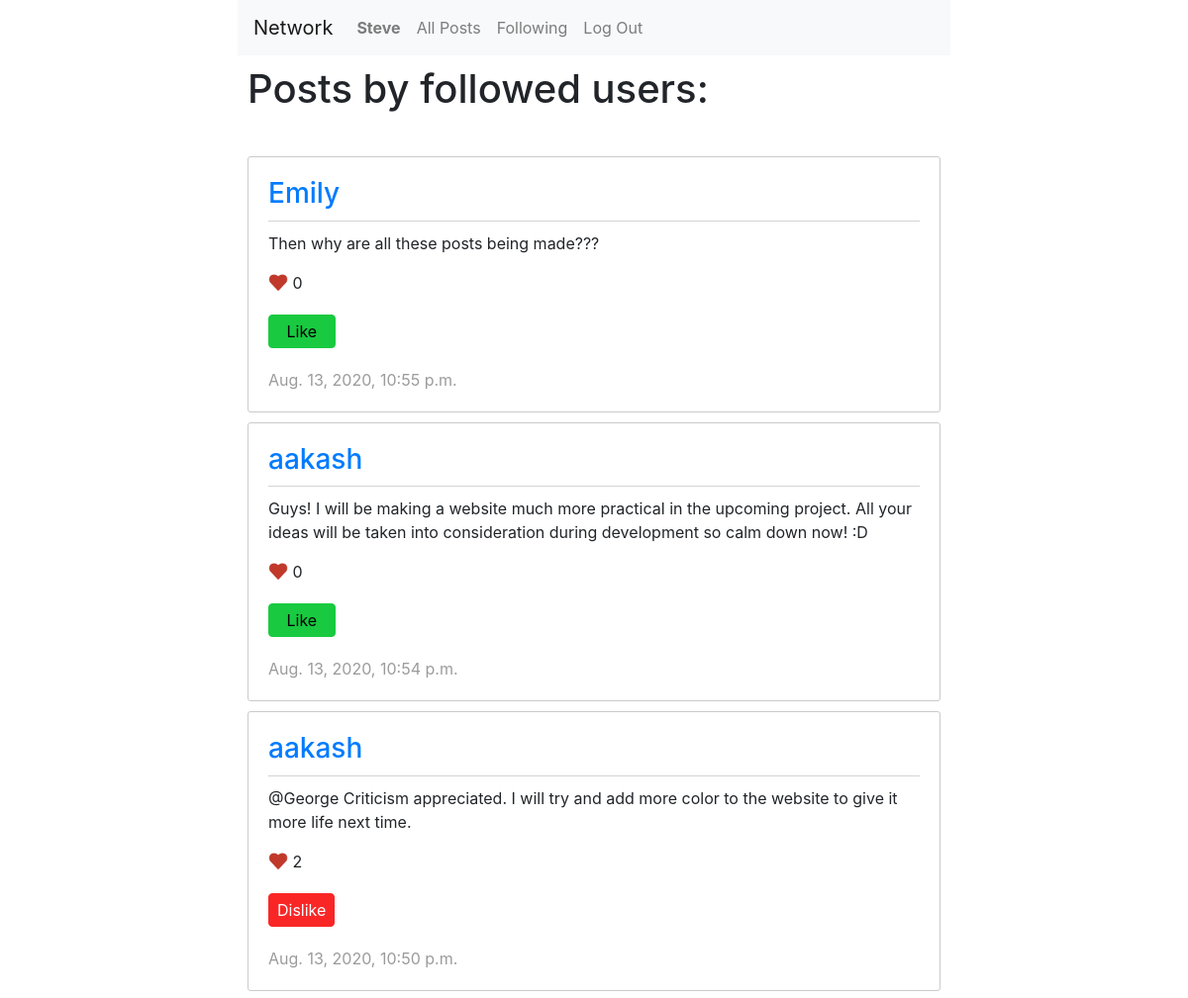
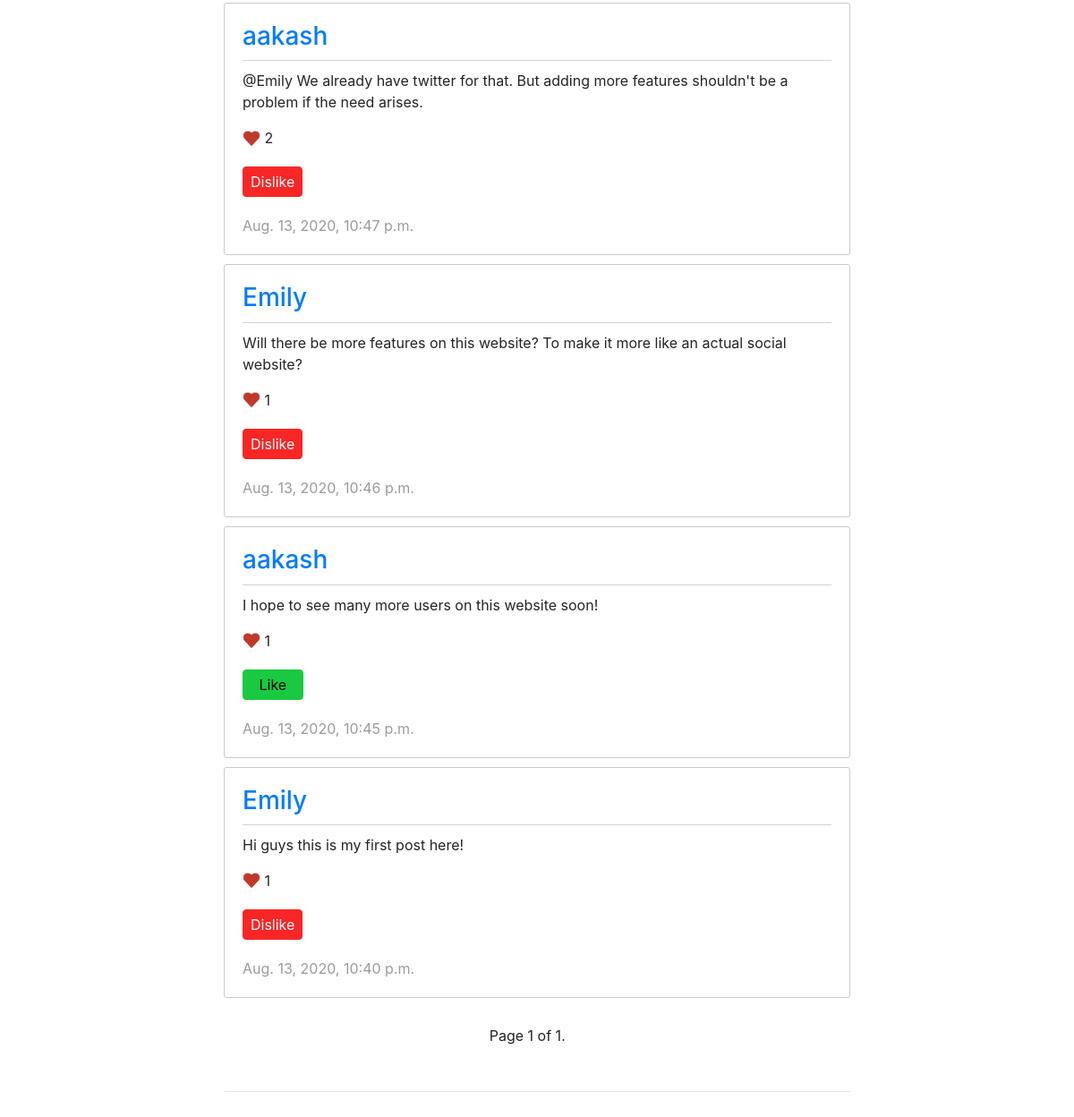
Screenshot of /followPage (signed in) with the database file from the repository (2 pictures, top to bottom).
### network/models.py (models this page shows, shortened)
class User(AbstractUser):
    pass

class Post(models.Model):
    user = models.ForeignKey(User, on_delete=models.CASCADE)
    content = models.CharField(max_length=300)
    liked_by = models.ManyToManyField(User, related_name="likes")
    total_likes = models.IntegerField(default=0)
    timestamp = models.DateTimeField(auto_now_add=True)

### network/views.py (the view)
# urls.py: path("followPage", views.followPage, name="followPage"),
def followPage(request):
    current_user = request.user
    followerObjects = Follow.objects.filter(follower=current_user)
    listOfUsers = []
    for item in followerObjects:
        listOfUsers.append(item.following)
    posts = Post.objects.filter(user__in=listOfUsers).order_by('-timestamp')
    paginator = Paginator(posts, 10)
    page_number = request.GET.get('page')
    page_obj = paginator.get_page(page_number)
    return render(request, "network/followPage.html", {'current_user': current_user, 'page_obj': page_obj})

### network/templates/network/followPage.html (shortened to what this page needs)
{% extends "network/layout.html" %}
{% load static %}
{% load tz %}
{% block body %}
    <h1 class="pageHeading">Posts by followed users:</h1>
    <br>
    {% for post in page_obj %}
        <div id="post_{{ post.id }}" class='post_container'>
            <a href="{% url 'userProfile' username=post.user.username %}"><h3>{{ post.user.username }}</h3></a>
            <p class="content">{{ post.content }}</p>
            <img src="{% static 'network/heart.png' %}" style="height: 20px; width: 20px; margin-top: -5px">
            <text class="total_likes">{{ post.total_likes }}</text>
            {% if current_user in post.liked_by.all %}
                <button class="dislikePost" style="display: block;">Dislike</button>
            {% else %}
                <button class="likePost" style="display: block;">Like</button>
            {% endif %}
            <time class="time">{{ post.timestamp|localtime }}</time>
        </div>
    {% endfor %}
    <div class="pagination">
        <span class="step-links">
            <span class="prev">
            </span>
            <span class="current">
                Page {{ page_obj.number }} of {{ page_obj.paginator.num_pages }}.
            </span>
            <span class="next">
            </span>
        </span>
    </div>
    <hr>
{% endblock %}

### network/templates/network/layout.html (shortened to what this page needs)
{% load static %}
<!DOCTYPE html>
<html lang="en">
    <head>
        <link rel="stylesheet" href="https://stackpath.bootstrapcdn.com/bootstrap/4.4.1/css/bootstrap.min.css">
        <link href="{% static 'network/styles.css' %}" rel="stylesheet">
    </head>
    <body>
        <nav class="navbar navbar-expand-lg navbar-light bg-light">
            <a class="navbar-brand" href="{% url 'index' %}">Network</a>
            <div>
              <ul class="navbar-nav mr-auto">
                {% if user.is_authenticated %}
                    <li class="nav-item">
                        <a class="nav-link" href="{% url 'userProfile' username=user.username %}"><strong>{{ user.username }}</strong></a>
                    </li>
                {% endif %}
                <li class="nav-item">
                  <a class="nav-link" href="{% url 'index' %}">All Posts</a>
                </li>
                {% if user.is_authenticated %}
                    <li class="nav-item">
                        <a class="nav-link" href="{% url 'followPage' %}">Following</a>
                    </li>
                    <li class="nav-item">
                        <a class="nav-link" href="{% url 'logout' %}">Log Out</a>
                    </li>
                {% endif %}
              </ul>
            </div>
          </nav>
        <div class="body">
            {% block body %}
            {% endblock %}
        </div>
    </body>
</html>

### network/static/network/styles.css (style rules this page uses)
body { margin-left: 20%; margin-right: 20%; }
.pageHeading { margin: 10px; }
hr { margin: 30px 10px 30px 10px; }
.post_container { padding: 20px; border: 1px solid rgb(202, 202, 202); border-radius: 3px; margin: 10px; }
.time { color: rgb(155, 155, 155); }
.content { margin-top: 10px; border-top: 1px solid rgb(211, 211, 211); padding-top: 10px; }
.pagination { width: fit-content; margin-left: auto; margin-right: auto; padding: 20px; }
.step-links { width: 340px; display: flex; flex-direction: row; }
.prev { flex: 34%; }
.current { flex: 28%; }
.next { flex: 37%; }
.likePost { border: 1px solid #19ca40; color: rgb(0, 0, 0); padding: 4px; padding-left: 17.5px; padding-right: 17.5px; background-color: #19ca40; border-radius: 4px; margin-top: 20px; margin-bottom: 20px; }
.dislikePost { border: 1px solid #fa2626; color: rgb(255, 255, 255); padding: 4px; padding-left: 8px; padding-right: 8px; background-color: #fa2626; border-radius: 4px; margin-top: 20px; margin-bottom: 20px; }

### rows the page displays
User: username "Steve"
Post: user.username "Emily", content "Then why are all these posts being made???", total_likes "0", shows "Like", timestamp "Aug. 13, 2020, 10:55 p.m."
Post: user.username "aakash", content "Guys! I will be making a website much more practical in the upcoming project. All your ideas will be taken into consideration during development so calm down now! :D", total_likes "0", shows "Like", timestamp "Aug. 13, 2020, 10:54 p.m."
Post: user.username "aakash", content "@George Criticism appreciated. I will try and add more color to the website to give it more life next time.", total_likes "2", shows "Dislike", timestamp "Aug. 13, 2020, 10:50 p.m."
Post: user.username "aakash", content "@Emily We already have twitter for that. But adding more features shouldn't be a problem if the need arises.", total_likes "2", shows "Dislike", timestamp "Aug. 13, 2020, 10:47 p.m."
Post: user.username "Emily", content "Will there be more features on this website? To make it more like an actual social website?", total_likes "1", shows "Dislike", timestamp "Aug. 13, 2020, 10:46 p.m."
Post: user.username "aakash", content "I hope to see many more users on this website soon!", total_likes "1", shows "Like", timestamp "Aug. 13, 2020, 10:45 p.m."
Post: user.username "Emily", content "Hi guys this is my first post here!", total_likes "1", shows "Dislike", timestamp "Aug. 13, 2020, 10:40 p.m."

### other values shown
{{ page_obj.number }} "1"
{{ page_obj.paginator.num_pages }} "1"
